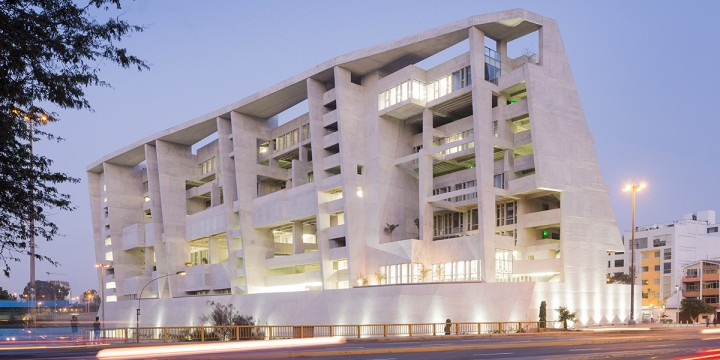
#> input picture lab6/src/percepcion/imagenes/utec1.jpg, 720 x 360 px
$ python 3-threshold.py
#> lines starting #> are read from the running program, lines starting #| are printed output that depends on the picture; after the words box and inside, x2 and y2 are one past the last pixel; in counts of white or black regions, pixels touching at a corner belong together
import cv2
import numpy as np

I = cv2.imread('imagenes/utec1.jpg', 0)
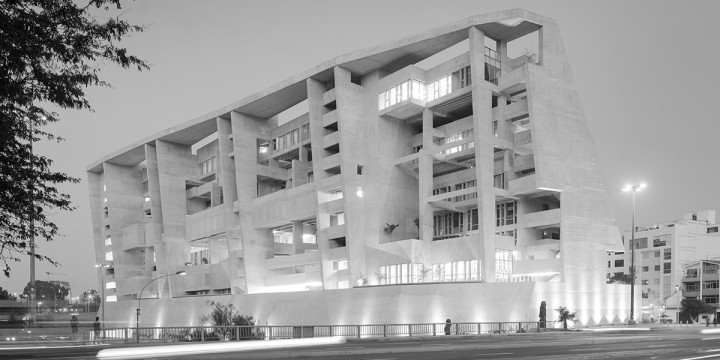
#> I: shape (360, 720); min 0, max 255, mean 156.7
# Valor de umbral (threshold)
thval = 150
retval, Ibw = cv2.threshold(I, thval, 255, cv2.THRESH_BINARY)
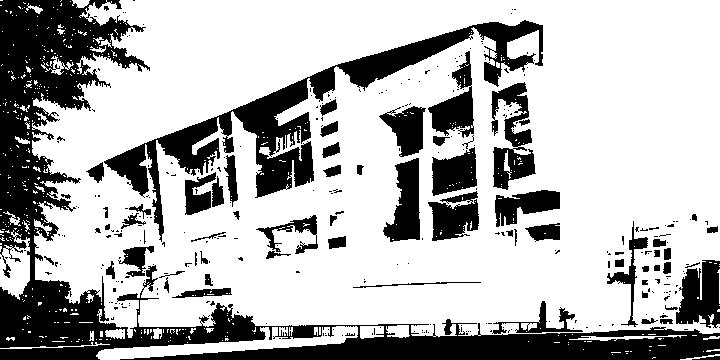
#> Ibw: shape (360, 720); 70.7% white; 321 black regions (255 under 20 px), largest, box (x1, y1, x2, y2) and area: (0, 0, 720, 360) 38837, (104, 20, 543, 242) 14294, (491, 82, 536, 190) 2413
#> retval = 150

cv2.imshow('Imagen original',I)
cv2.imshow('Imagen con threshold', Ibw)

cv2.waitKey(0)
cv2.destroyAllWindows()

$ run again, with lab6/src/percepcion/imagenes/gato.jpg copied over lab6/src/percepcion/imagenes/utec1.jpg
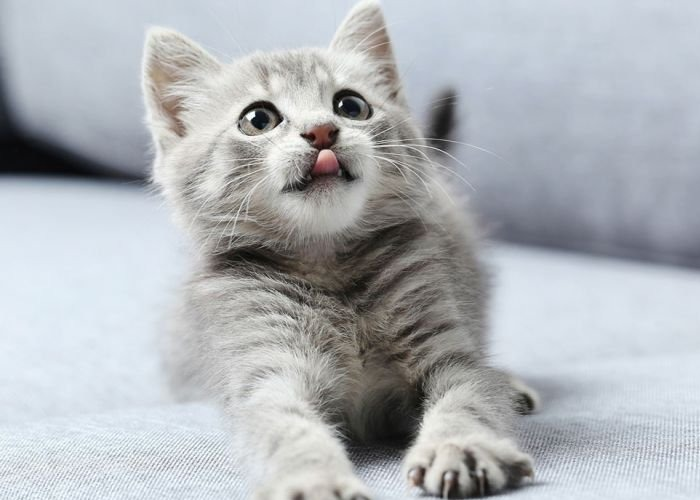
#> input picture lab6/src/percepcion/imagenes/gato.jpg, 700 x 500 px
#> `retval, Ibw = cv2.threshold(I, thval, 255, cv2.THRESH_BINARY)`:
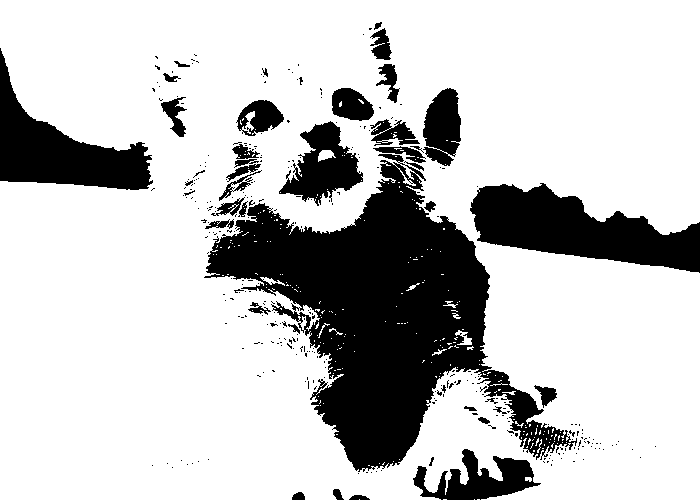
#> Ibw: shape (500, 700); 76.9% white; 328 black regions (286 under 20 px), largest, box (x1, y1, x2, y2) and area: (204, 154, 577, 472) 44785, (470, 183, 700, 273) 11321, (0, 48, 153, 190) 8398
#> retval = 150
